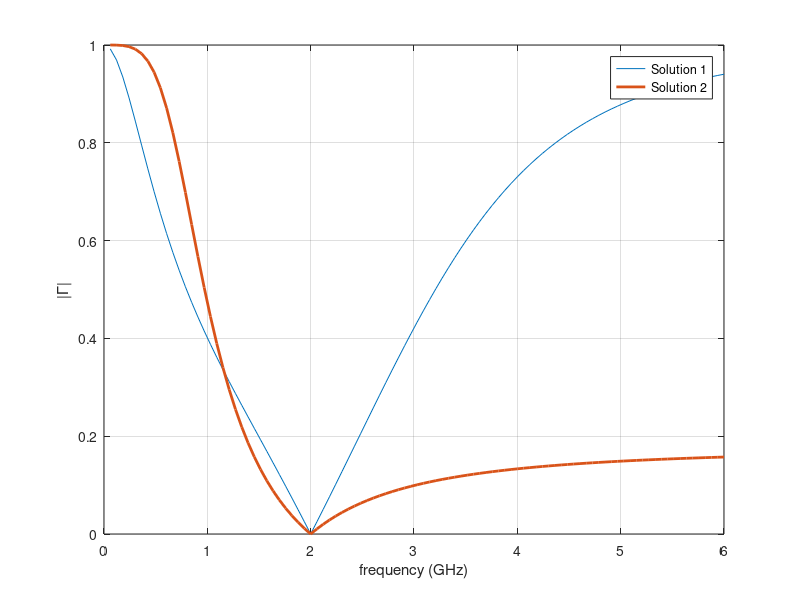

The MATLAB source for this figure:
% Magnitude of the reflection coefficient v.s. frequency (Figure 5.3 in
% the textbook), page 233
% EIE/ENE 450 Applied Communications and Transmission Lines
% Instructor: Watcharapan Suwansantisuk

%-----------------------%
% adjustable parameters %
%-----------------------%
clear all;
f0 = 2 * 10^(9);

B1 = 0.01309307341;
X1 = 42.91287847;

B2 = -0.01309307341;
X2 = -2.912878468;

% a series of RC load
R_load = 35; % (Ohm) resistor at the load
C_load = 1./(2*pi*f0*20); % (F) capacitor in the load

% circuit elements in the matching network
L1 = X1./(2*pi*f0);  % (H) inductor at the matching network (solution 1)
C1 = B1./(2*pi*f0); % (F) capactor at the matching network (solution 1)

C2 = -1./(2*pi*f0*X2); % (F) capactor at the matching network (solution 2)
L2 = -1./(2*pi*f0*B2);  % (H) inductor at the matching network (solution 2)

Z0 = 50; % (Ohm) characteristic impedance
f = linspace(0, 6 * 10^(9));  % (Hz) range of frequencies to plot

%-----------------------%
% program starts here   %
%-----------------------%

ZL = R_load + 1./(j*2*pi*f*C_load);  % load impedance 

% Solution 1
ZC1 = 1./(j*2*pi*f*C1);  % impedance of C in the matching network 
ZL1 = j*2*pi*f*L1;
Zin1 = ( ( ZL + ZL1 ) .* ( ZC1 ) ) ./ ( ZL + ZL1 + ZC1 );  % input impedance
Gamma1 = ( Zin1 - Z0 ) ./ ( Zin1 + Z0 ); % reflection coefficient at the matching network

% Solution 2
ZL2 = j*2*pi*f*L2;
ZC2 = 1./(j*2*pi*f*C2);
Zin2 = ( ( ZL + ZC2 ) .* ( ZL2 ) ) ./ ( ZL + ZL2 + ZC2 );  % impedance of L in the matching network
Gamma2 = ( Zin2 - Z0 ) ./ ( Zin2 + Z0 ); % reflection coefficient at the matching network

plot( f/10^9, abs(Gamma1), ...
      f/10^9, abs(Gamma2), 'Linewidth', 2 );


xlabel('frequency (GHz)');
ylabel('|\Gamma|');
legend('Solution 1', 'Solution 2' );
grid on